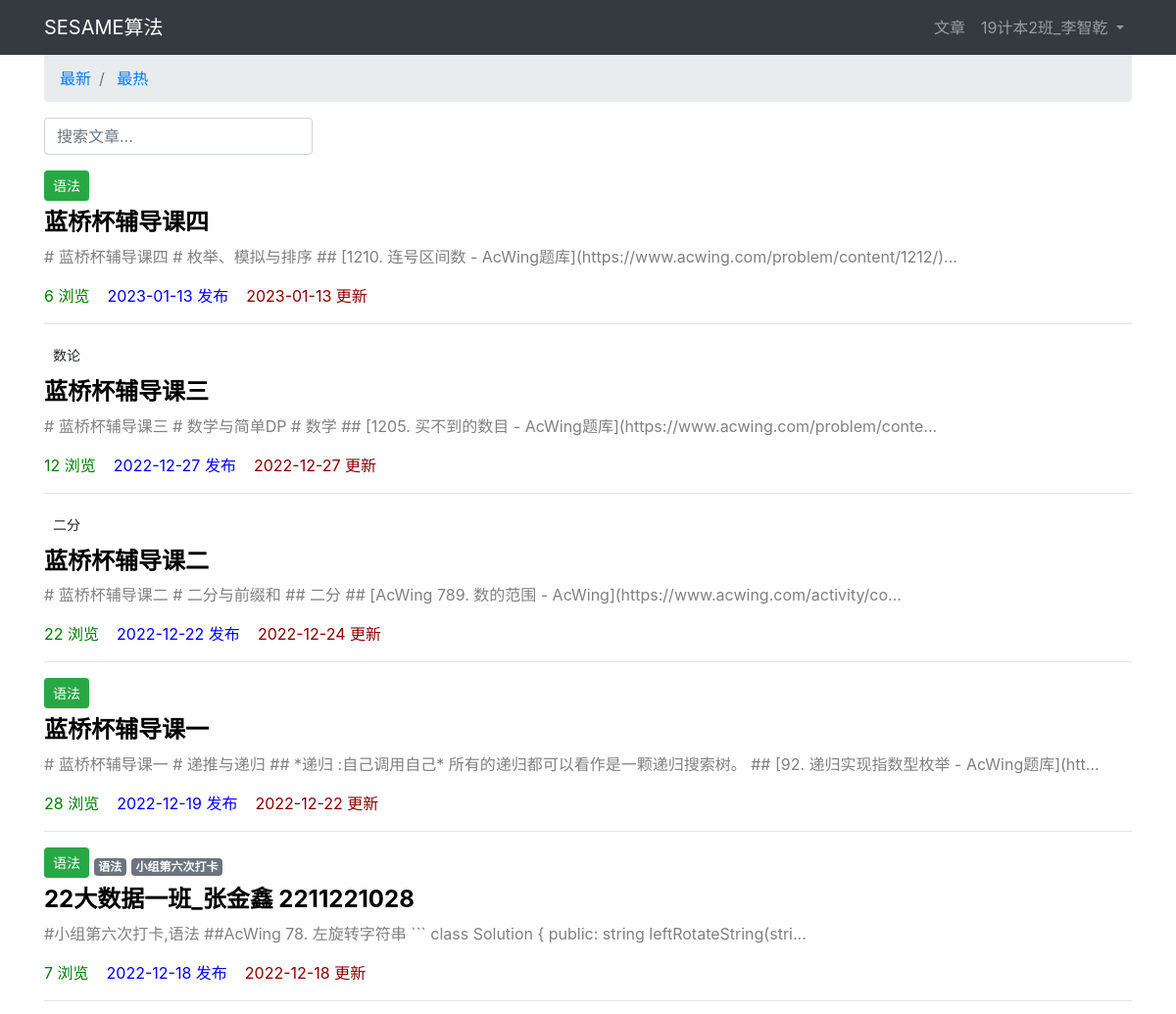
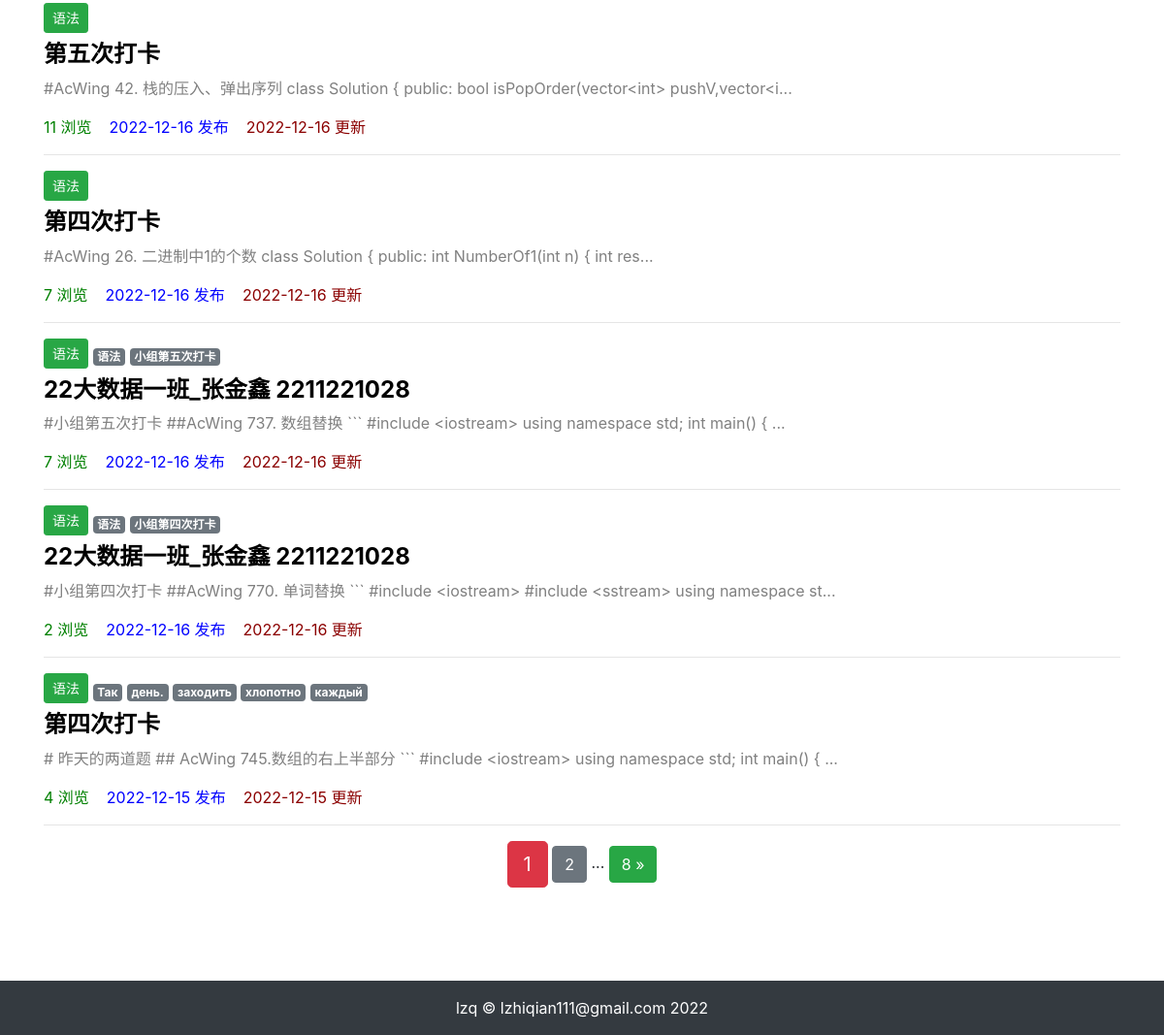
Screenshot of /article/article-list/ (signed in) with the database file from the repository (2 pictures, top to bottom).
### article/models.py (models this page shows, shortened)
class ArticlePost(models.Model):
    author = models.ForeignKey(User, on_delete=models.CASCADE)
    title = models.CharField(max_length=100)
    body = models.TextField()
    created = models.DateTimeField(default=timezone.now)
    updated = models.DateTimeField(auto_now=True)
    total_views = models.PositiveIntegerField(default=0)
    column = models.ForeignKey(
        ArticleColumn,
        null=True,
        blank=True,
        on_delete=models.CASCADE,
        related_name='article'
    )
    tags = TaggableManager(blank=True)
    class Meta:
        ordering = ('-created',)

class ArticleColumn(models.Model):
    title = models.CharField(max_length=100, blank=True)
    created = models.DateTimeField(default=timezone.now)
    def __str__(self):
        return self.title

### article/views.py (the view)
# urls.py: path('article-list/', views.article_list, name='article_list'),
def article_list(request):
    search = request.GET.get('search')
    order = request.GET.get('order')
    column = request.GET.get('column')
    tag = request.GET.get('tag')
    article_list = ArticlePost.objects.all()
    if search:
        article_list = article_list.filter(
            Q(title__icontains=search) |
            Q(body__icontains=search)
        )
    else:
        search = ''
    if column is not None and column.isdigit():
        article_list = article_list.filter(column=column)
    if tag and tag != 'None':
        article_list = article_list.filter(tags__name__in=[tag])
    if order == 'total_views':
        article_list = article_list.order_by('-total_views')
    paginator = Paginator(article_list, 10)
    page = request.GET.get('page')
    articles = paginator.get_page(page)
    context = {
        'articles': articles,
        'order': order,
        'search': search,
        'column': column,
        'tag': tag,
    }
    return render(request, 'article/list.html', context)

### article/templates/article/list.html (shortened to what this page needs)
{% extends "article/base.html" %}
{% load static %}
{% block content %}
<div class="container">
    <nav aria-label="breadcrumb">
        <ol class="breadcrumb">
            <li class="breadcrumb-item">
                <a href="{% url 'article:article_list' %}?search={{ search }}">
                    最新
                </a>
            </li>
            <li class="breadcrumb-item">
                <a href="{% url 'article:article_list' %}?order=total_views&search={{ search }}">
                    最热
                </a>
            </li>
        </ol>
    </nav>
    <div class="row">
        <div class="col-auto mr-auto">
            <form class="form-inline" >
                <input type="text"
                    class="form-control mb-2 mr-sm-2"
                    name="search"
                    placeholder="搜索文章..."
                    required
                >
            </form>
        </div>
    </div>
    <div class="row mt-2">
    {% for article in articles %}
        <div class="col-12">
            {% if article.column %}
                <button type="button"
                    class="btn btn-sm mb-2
                        {% if article.column.title == '语法' %}
                            btn-success
                        {% elif article.column.title == '算法' %}
                            btn-danger
                        {% elif article.column.title == 'python' %}
                            btn-warning
                        {% endif %}
                    "
                >
                    {{ article.column }}
                </button>
            <span>
                {% for tag in article.tags.all %}
                    <a href="{% url 'article:article_list' %}?tag={{ tag }}"
                       class="badge badge-secondary"
                    >
                        {{ tag }}
                    </a>
                {% endfor %}
            </span>
            {% endif %}
            <h4>
                <b>
                    <a href="{% url 'article:article_detail' article.id %}"
                       style="color: black;"
                    >
                        {{ article.title }}
                    </a>
                </b>
            </h4>
            <div>
                <p style="color: gray;">
                    {{ article.body|slice:'100' }}...
                </p>
            </div>
            <p>
                <span style="color: green;">
                    {{ article.total_views }} 浏览&nbsp;&nbsp;&nbsp;
                </span>
                <span style="color: blue;">
                    {{ article.created|date:'Y-m-d' }} 发布&nbsp;&nbsp;&nbsp;
                </span>
                <span style="color: darkred;">
                    {{ article.updated|date:'Y-m-d' }} 更新
                </span>
            </p>
            <hr>
        </div>
    {% endfor %}
</div>
</div>
<div class="pagination row">
    <div class="m-auto">
        <span class="step-links">
            <span class="current btn btn-danger btn-lg">
                {{ articles.number }}
            </span>
            {% if articles.has_next %}
                <a href="?page={{ articles.next_page_number }}&order={{ order }}&search={{ search }}"
                   class="btn btn-secondary"
                >
                    {{ articles.next_page_number }}
                </a>
                <span>...</span>
                <a href="?page={{ articles.paginator.num_pages }}&order={{ order }}&search={{ search }}"
                   class="btn btn-success"
                >
                    {{ articles.paginator.num_pages }} &raquo;
                </a>
            {% endif %}
        </span>
    </div>
</div>
{% endblock content %}

### article/templates/article/header.html (shortened to what this page needs)
<nav class="navbar navbar-expand-lg navbar-dark bg-dark">
    <div class="container">
        <a class="navbar-brand" href="{% url 'article:article_list' %}">SESAME算法</a>
        <div>
            <ul class="navbar-nav">
                <li>
                    <a class="nav-link" href="{% url 'article:article_list' %}">文章</a>
                </li>
                {% if user.is_authenticated %}
                    <li class="nav-item dropdown">
                        <a class="nav-link dropdown-toggle" href="#" id="navbarDropdown" role="button" data-toggle="dropdown" aria-haspopup="true" aria-expanded="false">
                            {{ user.username }}
                        </a>
                    </li>
                {% else %}
                <li class="nav-item">
                    <a class="nav-link" href="{% url 'user:login' %}">登录</a>
                </li>
                {% endif %}
            </ul>
        </div>
    </div>
</nav>

### rows the page displays
ArticlePost: column "语法", title "蓝桥杯辅导课四", body "# 蓝桥杯辅导课四 # 枚举、模拟与排序 ## [1210. 连号区间数 - AcWing题库](https://www.acwing.com/problem/content/1212/)", total_views "6", created "2023-01-13", updated "2023-01-13"
ArticlePost: column "数论", title "蓝桥杯辅导课三", body "# 蓝桥杯辅导课三 # 数学与简单DP # 数学 ## [1205. 买不到的数目 - AcWing题库](https://www.acwing.com/problem/conte", total_views "12", created "2022-12-27", updated "2022-12-27"
ArticlePost: column "二分", title "蓝桥杯辅导课二", body "# 蓝桥杯辅导课二 # 二分与前缀和 ## 二分 ## [AcWing 789. 数的范围 - AcWing](https://www.acwing.com/activity/co", total_views "22", created "2022-12-22", updated "2022-12-24"
ArticlePost: column "语法", title "蓝桥杯辅导课一", body "# 蓝桥杯辅导课一 # 递推与递归 ## *递归 :自己调用自己* 所有的递归都可以看作是一颗递归搜索树。 ## [92. 递归实现指数型枚举 - AcWing题库](htt", total_views "28", created "2022-12-19", updated "2022-12-22"
ArticlePost: column "语法", title "22大数据一班_张金鑫 2211221028", body "#小组第六次打卡,语法 ##AcWing 78. 左旋转字符串 ``` class Solution { public: string leftRotateString(stri", total_views "7", created "2022-12-18", updated "2022-12-18"
Tag: name "语法"
Tag: name "小组第六次打卡"
ArticlePost: column "语法", title "第五次打卡", body "#AcWing 42. 栈的压入、弹出序列 class Solution { public: bool isPopOrder(vector<int> pushV,vector<i", total_views "11", created "2022-12-16", updated "2022-12-16"
ArticlePost: column "语法", title "第四次打卡", body "#AcWing 26. 二进制中1的个数 class Solution { public: int NumberOf1(int n) { int res", total_views "7", created "2022-12-16", updated "2022-12-16"
ArticlePost: column "语法", title "22大数据一班_张金鑫 2211221028", body "#小组第五次打卡 ##AcWing 737. 数组替换 ``` #include <iostream> using namespace std; int main() {", total_views "7", created "2022-12-16", updated "2022-12-16"
Tag: name "小组第五次打卡"
ArticlePost: column "语法", title "22大数据一班_张金鑫 2211221028", body "#小组第四次打卡 ##AcWing 770. 单词替换 ``` #include <iostream> #include <sstream> using namespace st", total_views "2", created "2022-12-16", updated "2022-12-16"
Tag: name "小组第四次打卡"
ArticlePost: column "语法", title "第四次打卡", body "# 昨天的两道题 ## AcWing 745.数组的右上半部分 ``` #include <iostream> using namespace std; int main() {", total_views "4", created "2022-12-15", updated "2022-12-15"
Tag: name "Так"
Tag: name "день."
Tag: name "заходить"
Tag: name "хлопотно"
Tag: name "каждый"

### other values shown
{{ user.username }} "19计本2班_李智乾"
{{ articles.number }} "1"
{{ articles.next_page_number }} "2"
{{ articles.paginator.num_pages }} "8"
